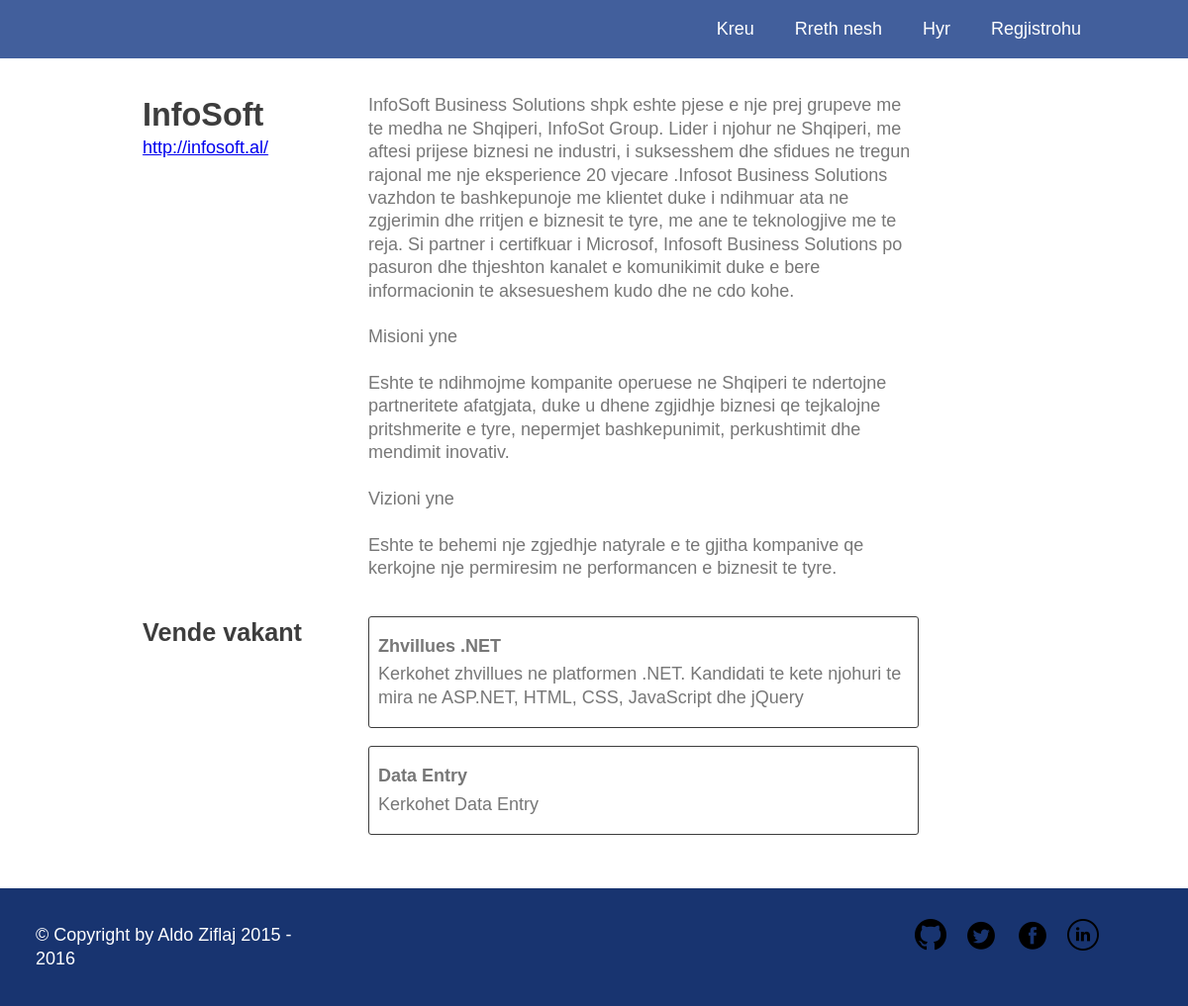
Before: /user.php?id=3 with the older database file.
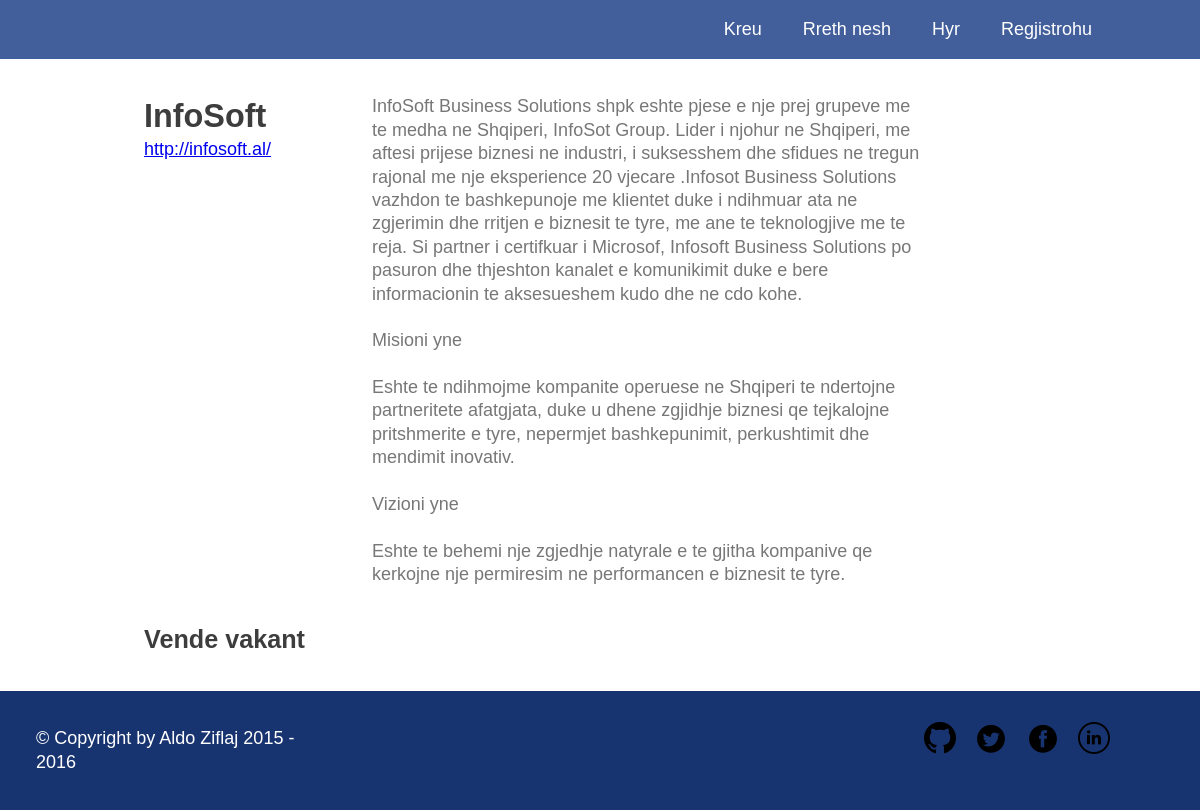
After: the same page with the newer database file.
### tables this page shows
CREATE TABLE IF NOT EXISTS `companies` (
  `id` INT NOT NULL AUTO_INCREMENT,
  `company_name` VARCHAR(45) NOT NULL,
  `user_id` INT(11) NOT NULL,
  `description` MEDIUMTEXT NOT NULL,
  `website` VARCHAR(45) NULL,
  PRIMARY KEY (`id`),
  INDEX `user_id_idx` (`user_id` ASC),
  CONSTRAINT `company_user_id`
    FOREIGN KEY (`user_id`)
    REFERENCES `users` (`id`)
    ON DELETE CASCADE
    ON UPDATE CASCADE);

CREATE TABLE IF NOT EXISTS `job_entries` (
  `id` INT(11) NOT NULL,
  `company_id` INT(11) NOT NULL,
  `title` VARCHAR(45) NOT NULL,
  `description` MEDIUMTEXT NOT NULL,
  `created_at` TIMESTAMP NOT NULL DEFAULT CURRENT_TIMESTAMP,
  PRIMARY KEY (`id`),
  INDEX `company_id_idx` (`company_id` ASC),
  CONSTRAINT `company_id`
    FOREIGN KEY (`company_id`)
    REFERENCES `companies` (`id`)
    ON DELETE CASCADE
    ON UPDATE CASCADE);

### public/views/company/me.php (the view, shortened to what this page needs)
<?php
$connection = mysqli_connect($db['host'], $db['username'], $db['password'], $db['database']);
$companies_sql = "select id, company_name, description, website ";
$companies_sql .= "from companies ";
$companies_sql .= "where user_id = $id";
$result = mysqli_query($connection, $companies_sql);
$company = mysqli_fetch_assoc($result);
$entries_sql = "select title, description ";
$entries_sql .= "from job_entries ";
$entries_sql .= "where company_id = {$company['id']} ";
$entries_sql .= "order by created_at asc";
$entries = mysqli_query($connection, $entries_sql);
?>
<div class="content">
  <div class="profile">
    <div class="row">
      <div class="col-narrow">
        <div class="profile--handle">
          <?= $company['company_name'] ?>
        </div>
        <?php if($company['website']): ?>
          <div class="profile--website">
            <a href="<?= $company['website'] ?>"><?= $company['website'] ?></a>
          </div>
        <?php endif; ?>
      </div>
      <div class="col-wide profile--bio">
        <?= $company['description'] ?>
      </div>
    </div>
    <div class="row">
      <div class="col-narrow">
        <div class="profile--entries__title">
          Vende vakant
        </div>
      </div>
      <div class="col-wide profile--entries__list">
        <?php while($entry = mysqli_fetch_assoc($entries)): ?>
          <div class="profile--entry">
            <div class="profile--entry__title">
              <?= $entry['title'] ?>
            </div>
            <div class="profile--entry__description">
              <?= $entry['description'] ?>
            </div>
          </div>
        <?php endwhile; ?>
      </div>
    </div>
  </div>
</div>

### public/includes/header.php (shortened to what this page needs)
<!DOCTYPE html>
<html>
  <head>
    <link rel="stylesheet" href="assets/css/base.css">
    <link rel="stylesheet" href="assets/css/theme.css">
    <link rel="stylesheet" href="assets/css/layout.css">
    <link rel="stylesheet" href="assets/css/modules.css">
  </head>
  <body>
    <div class="row header">
      <ul class="header-links">
        <li>
          <a href="/">Kreu</a>
        </li>
        <li>
          <a href="/about.php">Rreth nesh</a>
        </li>
        <?php if (isset($_SESSION['id'])): ?>
            <?php if ($_SESSION['type_id'] == 2):  ?>
              <li>
                <a href="/interests.php">Interesat e mia</a>
              </li>
            <?php elseif ($_SESSION['type_id'] == 3):  ?>
              <li>
                <a href="/interests.php">Punet e mia</a>
              </li>
            <?php elseif($_SESSION['type_id'] == 1):  ?>
              <li>
                <a href="#">Administratoret</a>
              </li>
              <li>
                <a href="#">Kompanite</a>
              </li>
            <?php endif; ?>
          <li>
            <a href="settings.php">Settings</a>
          </li>
          <li>
            <a href="/logout.php">Dil</a>
          </li>
        <?php else: ?>
          <li>
            <a href="/login.php">Hyr</a>
          </li>
          <li>
            <a href="/signup.php">Regjistrohu</a>
          </li>
        <?php endif; ?>
      </ul>
    </div>

### public/user.php (shortened to what this page needs)
<?php
include_once('includes/header.php');
$db = require_once(__DIR__ . '/config/db.php');
$connection = mysqli_connect($db['host'], $db['username'], $db['password'], $db['database']);
$sql = "select type_id from users where id = {$_GET['id']}";
$result = mysqli_query($connection, $sql);
if ($result) {
  $user = mysqli_fetch_assoc($result);
} else {
  mysqli_close($connection);
  include_once(__DIR__ . "/errors/404.php");
  include_once('includes/footer.php');
  return;
}
if ($user) {
  $id = $_GET['id'];
  switch ($user['type_id']) {
    case 3:
      include(__DIR__ . "/views/company/me.php");
      break;
  }
} else {
  include_once(__DIR__ . "/errors/404.php");
}
include_once('includes/footer.php');
?>

### public/includes/footer.php
<div class="row footer">
  <div class="col-narrow footer__copyright">
    &copy; Copyright by Aldo Ziflaj <?= (date('Y') > 2015 ? "2015 - " . date('Y') : "2015") ?>
  </div>
  <div class="footer__social">
    <ul class="footer__social-list">
      <li class="footer__social-item">
        <a href="https://github.com/aziflaj/" target="_blank">
          <img src="assets/images/social/github.png" alt="GH" />
        </a>
      </li>
      <li class="footer__social-item">
        <a href="https://twitter.com/aziflaj" target="_blank">
          <img src="assets/images/social/twitter.png" alt="T" />
        </a>
      </li>
      <li class="footer__social-item">
        <a href="https://www.facebook.com/aldo.ziflaj" target="_blank">
          <img src="assets/images/social/facebook.png" alt="F" />
        </a>
      </li>
      <li class="footer__social-item">
        <a href="https://al.linkedin.com/in/aziflaj" target="_blank">
          <img src="assets/images/social/linkedIn.png" alt="IN" />
        </a>
      </li>
    </ul>
  </div>
</div>
</body>
</html>

### public/assets/css/base.css (style rules this page uses)
html, body { width: 100%; height: 100%; color: #777; background-color: #fff; }
body { margin: 0; padding: 0; font-size: 1em; font-family: helvetica, arial, sans-serif; line-height: 1.3; }
img { max-width: 100%; height: auto; border: 0; vertical-align: middle; }
@media (min-width: 38em) { body { font-size: 1.125em; } }

### public/assets/css/theme.css (style rules this page uses)
.content { min-height: 350px; padding: 0 8em; }

### public/assets/css/layout.css (style rules this page uses)
.row { clear: both; overflow: hidden; }
.col-narrow, .col-narrow--right { margin-bottom: 1.5em; }
@media (min-width: 38em) { .col-narrow, .col-medium, .col-wide { float: left; } }
@media (min-width: 38em) { .col-wide, .col-wide--right { width: 61%; } }
@media (min-width: 38em) { .col-narrow, .col-narrow--right { width: 25%; margin-bottom: 0; } }

### public/assets/css/modules.css (style rules this page uses)
.header { background-color: #425F9C; }
.header-links { float: right; margin-right: 5em; list-style: none; }
.header-links li { display: inline-block; padding: 0 0.5em; color: white; }
.header-links a { color: inherit; text-decoration: none; padding: 0.1em 0.5em; }
.footer { color: #FFF; background-color: #183470; }
.footer__social { padding-left: 2em; float: right; margin-right: 5em; }
.footer__social-item { list-style-type: none; display: inline-block; padding-top: 0.7em; padding-left: 0.8em; }
.footer__copyright { padding: 2em; }
.profile { padding: 2em 0; }
.profile--handle { color: #3D3D3D; font-weight: bold; font-size: 1.8em; }
.profile--bio { margin-bottom: 2em; }
.profile--entries__title { color: #3D3D3D; font-weight: bold; font-size: 1.4em; }
.profile--entry { display: block; padding: 1em 0.5em; border: 1px #3D3D3D solid; border-radius: 3px; margin-bottom: 1em; }
.profile--entry__title { font-weight: bold; padding-bottom: 0.3em; }

Changed rows visible on the page:
removed job_entries: title "Zhvillues .NET", description "Kerkohet zhvillues ne platformen .NET. Kandidati te kete njohuri te mira ne ASP.NET, HTML, CSS, JavaScript dhe jQuery"
removed job_entries: title "Data Entry", description "Kerkohet Data Entry"
